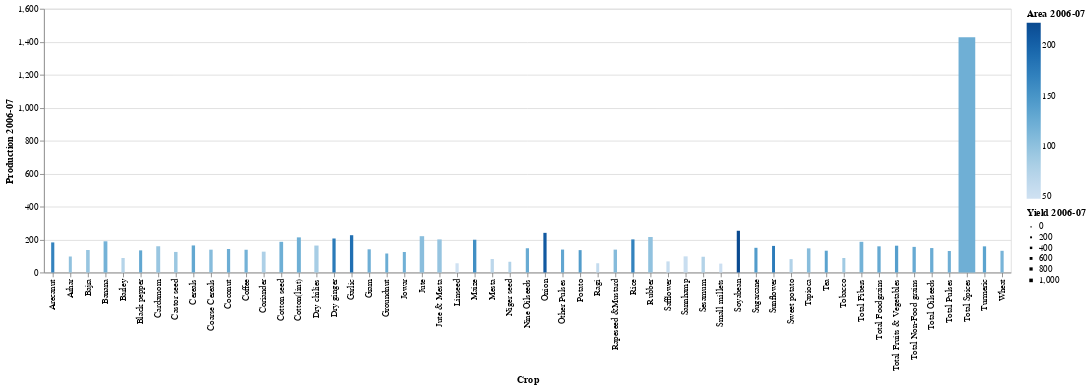

The notebook cell saved with this chart:
### Code cell
# Graphical views

alt.Chart(data_file2).mark_bar().encode(
    x='Crop             ',
    y='Production 2006-07',
    color='Area 2006-07',
    size='Yield 2006-07'
)

### Figure 1 — Vega-Lite specification as saved in the notebook (floating-point values rounded to 4 significant figures)
{"config": {"view": {"continuousWidth": 400, "continuousHeight": 300}}, "data": {"name": "data-631509c6b39f9a61accba77c3a597455"}, "mark": "bar", "encoding": {"color": {"field": "Area 2006-07", "type": "quantitative"}, "size": {"field": "Yield 2006-07", "type": "quantitative"}, "x": {"field": "Crop             ", "type": "nominal"}, "y": {"field": "Production 2006-07", "type": "quantitative"}}, "$schema": "https://vega.github.io/schema/vega-lite/v4.17.0.json", "datasets": {"data-631509c6b39f9a61accba77c3a597455": [{"Crop             ": "Total Foodgrains", "Production 2006-07": 158.8, "Production 2007-08": 168.6, "Production 2008-09": 171.3, "Production 2009-10": 159.4, "Production 2010-11": 178.9, "Area 2006-07": 128.5, "Area 2007-08": 128.8, "Area 2008-09": 127.6, "Area 2009-10": 126.0, "Area 2010-11": 131.7, "Yield 2006-07": 123.6, "Yield 2007-08": 130.9, "Yield 2008-09": 134.3, "Yield 2009-10": 126.5, "Yield 2010-11": 135.9}, {"Crop             ": "Rice", "Production 2006-07": 200.8, "Production 2007-08": 207.9, "Production 2008-09": 213.3, "Production 2009-10": 191.6, "Production 2010-11": 206.4, "Area 2006-07": 168.5, "Area 2007-08": 168.9, "Area 2008-09": 175.1, "Area 2009-10": 161.2, "Area 2010-11": 164.8, "Yield 2006-07": 119.2, "Yield 2007-08": 123.1, "Yield 2008-09": 121.8, "Yield 2009-10": 118.9, "Yield 2010-11": 125.2}, {"Crop             ": "Wheat", "Production 2006-07": 131.6, "Production 2007-08": 136.4, "Production 2008-09": 140.1, "Production 2009-10": 140.3, "Production 2010-11": 150.8, "Area 2006-07": 115.0, "Area 2007-08": 115.2, "Area 2008-09": 114.0, "Area 2009-10": 116.9, "Area 2010-11": 119.5, "Yield 2006-07": 114.4, "Yield 2007-08": 118.4, "Yield 2008-09": 122.8, "Yield 2009-10": 120.0, "Yield 2010-11": 126.3}, {"Crop             ": "Jowar", "Production 2006-07": 124.3, "Production 2007-08": 137.8, "Production 2008-09": 126.0, "Production 2009-10": 116.5, "Production 2010-11": 121.8, "Area 2006-07": 120.7, "Area 2007-08": 110.6, "Area 2008-09": 107.3, "Area 2009-10": 111.0, "Area 2010-11": 105.2, "Yield 2006-07": 103.0, "Yield 2007-08": 124.6, "Yield 2008-09": 117.4, "Yield 2009-10": 105.0, "Yield 2010-11": 115.8}, {"Crop             ": "Bajra", "Production 2006-07": 136.4, "Production 2007-08": 161.5, "Production 2008-09": 143.9, "Production 2009-10": 105.4, "Production 2010-11": 167.9, "Area 2006-07": 94.5, "Area 2007-08": 95.1, "Area 2008-09": 87.0, "Area 2009-10": 88.5, "Area 2010-11": 95.6, "Yield 2006-07": 144.3, "Yield 2007-08": 169.7, "Yield 2008-09": 165.4, "Yield 2009-10": 119.0, "Yield 2010-11": 175.8}, {"Crop             ": "Maize", "Production 2006-07": 198.8, "Production 2007-08": 249.6, "Production 2008-09": 259.8, "Production 2009-10": 220.1, "Production 2010-11": 286.0, "Area 2006-07": 156.1, "Area 2007-08": 160.5, "Area 2008-09": 161.6, "Area 2009-10": 163.4, "Area 2010-11": 169.1, "Yield 2006-07": 127.3, "Yield 2007-08": 155.5, "Yield 2008-09": 160.7, "Yield 2009-10": 134.7, "Yield 2010-11": 169.1}, {"Crop             ": "Ragi", "Production 2006-07": 56.1, "Production 2007-08": 83.6, "Production 2008-09": 79.3, "Production 2009-10": 73.4, "Production 2010-11": 85.2, "Area 2006-07": 60.2, "Area 2007-08": 70.9, "Area 2008-09": 70.6, "Area 2009-10": 64.8, "Area 2010-11": 65.8, "Yield 2006-07": 93.2, "Yield 2007-08": 117.9, "Yield 2008-09": 112.2, "Yield 2009-10": 113.2, "Yield 2010-11": 129.6}, {"Crop             ": "Small millets", "Production 2006-07": 53.9, "Production 2007-08": 61.9, "Production 2008-09": 50.0, "Production 2009-10": 42.9, "Production 2010-11": 82.0, "Area 2006-07": 50.9, "Area 2007-08": 52.3, "Area 2008-09": 45.6, "Area 2009-10": 41.8, "Area 2010-11": 45.0, "Yield 2006-07": 106.0, "Yield 2007-08": 118.3, "Yield 2008-09": 109.7, "Yield 2009-10": 102.7, "Yield 2010-11": 182.4}, {"Crop             ": "Barley", "Production 2006-07": 88.1, "Production 2007-08": 79.3, "Production 2008-09": 112.0, "Production 2009-10": 89.9, "Production 2010-11": 110.3, "Area 2006-07": 72.8, "Area 2007-08": 67.9, "Area 2008-09": 79.5, "Area 2009-10": 70.2, "Area 2010-11": 79.4, "Yield 2006-07": 121.0, "Yield 2007-08": 116.9, "Yield 2008-09": 141.0, "Yield 2009-10": 127.9, "Yield 2010-11": 138.9}, {"Crop             ": "Coarse Cereals", "Production 2006-07": 138.5, "Production 2007-08": 166.4, "Production 2008-09": 163.5, "Production 2009-10": 137.0, "Production 2010-11": 178.4, "Area 2006-07": 106.4, "Area 2007-08": 105.6, "Area 2008-09": 101.8, "Area 2009-10": 102.6, "Area 2010-11": 105.4, "Yield 2006-07": 130.1, "Yield 2007-08": 157.6, "Yield 2008-09": 160.7, "Yield 2009-10": 133.5, "Yield 2010-11": 169.2}, {"Crop             ": "Cereals", "Production 2006-07": 164.1, "Production 2007-08": 174.6, "Production 2008-09": 177.7, "Production 2009-10": 164.4, "Production 2010-11": 183.1, "Area 2006-07": 130.0, "Area 2007-08": 129.9, "Area 2008-09": 130.3, "Area 2009-10": 126.8, "Area 2010-11": 129.8, "Yield 2006-07": 126.3, "Yield 2007-08": 134.4, "Yield 2008-09": 136.4, "Yield 2009-10": 129.7, "Yield 2010-11": 141.1}, {"Crop             ": "Gram", "Production 2006-07": 140.6, "Production 2007-08": 127.6, "Production 2008-09": 156.5, "Production 2009-10": 165.9, "Production 2010-11": 182.5, "Area 2006-07": 122.3, "Area 2007-08": 123.1, "Area 2008-09": 128.8, "Area 2009-10": 133.3, "Area 2010-11": 149.9, "Yield 2006-07": 115.0, "Yield 2007-08": 103.7, "Yield 2008-09": 121.7, "Yield 2009-10": 124.5, "Yield 2010-11": 121.7}, {"Crop             ": "Arhar", "Production 2006-07": 97.0, "Production 2007-08": 128.9, "Production 2008-09": 94.9, "Production 2009-10": 103.3, "Production 2010-11": 119.9, "Area 2006-07": 99.7, "Area 2007-08": 104.3, "Area 2008-09": 94.5, "Area 2009-10": 97.0, "Area 2010-11": 122.2, "Yield 2006-07": 97.3, "Yield 2007-08": 123.6, "Yield 2008-09": 100.4, "Yield 2009-10": 106.5, "Yield 2010-11": 98.1}, {"Crop             ": "Other Pulses", "Production 2006-07": 139.1, "Production 2007-08": 148.9, "Production 2008-09": 131.4, "Production 2009-10": 118.4, "Production 2010-11": 179.5, "Area 2006-07": 131.3, "Area 2007-08": 133.8, "Area 2008-09": 117.1, "Area 2009-10": 126.1, "Area 2010-11": 139.1, "Yield 2006-07": 105.9, "Yield 2007-08": 111.3, "Yield 2008-09": 112.2, "Yield 2009-10": 93.9, "Yield 2010-11": 129.0}, {"Crop             ": "Total Pulses", "Production 2006-07": 130.3, "Production 2007-08": 135.4, "Production 2008-09": 133.7, "Production 2009-10": 134.5, "Production 2010-11": 167.4, "Area 2006-07": 122.1, "Area 2007-08": 124.4, "Area 2008-09": 116.3, "Area 2009-10": 122.6, "Area 2010-11": 139.0, "Yield 2006-07": 106.7, "Yield 2007-08": 108.8, "Yield 2008-09": 114.9, "Yield 2009-10": 109.7, "Yield 2010-11": 120.4}, {"Crop             ": "Total Non-Food grains ", "Production 2006-07": 155.4, "Production 2007-08": 156.8, "Production 2008-09": 141.2, "Production 2009-10": 143.2, "Production 2010-11": 168.4, "Area 2006-07": 126.6, "Area 2007-08": 128.6, "Area 2008-09": 131.5, "Area 2009-10": 126.7, "Area 2010-11": 136.5, "Yield 2006-07": 122.8, "Yield 2007-08": 122.0, "Yield 2008-09": 107.4, "Yield 2009-10": 113.1, "Yield 2010-11": 123.4}, {"Crop             ": "Total Oilseeds", "Production 2006-07": 148.2, "Production 2007-08": 150.9, "Production 2008-09": 140.8, "Production 2009-10": 135.9, "Production 2010-11": 169.0, "Area 2006-07": 124.8, "Area 2007-08": 126.2, "Area 2008-09": 129.0, "Area 2009-10": 126.1, "Area 2010-11": 134.0, "Yield 2006-07": 118.7, "Yield 2007-08": 119.6, "Yield 2008-09": 109.1, "Yield 2009-10": 107.8, "Yield 2010-11": 126.1}, {"Crop             ": "Groundnut", "Production 2006-07": 115.2, "Production 2007-08": 217.5, "Production 2008-09": 169.8, "Production 2009-10": 128.6, "Production 2010-11": 195.7, "Area 2006-07": 124.1, "Area 2007-08": 139.1, "Area 2008-09": 136.3, "Area 2009-10": 121.1, "Area 2010-11": 129.5, "Yield 2006-07": 92.8, "Yield 2007-08": 156.3, "Yield 2008-09": 124.6, "Yield 2009-10": 106.2, "Yield 2010-11": 151.2}, {"Crop             ": "Sesamum", "Production 2006-07": 95.5, "Production 2007-08": 116.8, "Production 2008-09": 98.8, "Production 2009-10": 90.8, "Production 2010-11": 137.9, "Area 2006-07": 74.2, "Area 2007-08": 78.4, "Area 2008-09": 78.8, "Area 2009-10": 84.6, "Area 2010-11": 90.7, "Yield 2006-07": 128.7, "Yield 2007-08": 149.1, "Yield 2008-09": 125.4, "Yield 2009-10": 107.4, "Yield 2010-11": 151.9}, {"Crop             ": "Rapeseed &Mustard", "Production 2006-07": 138.7, "Production 2007-08": 108.8, "Production 2008-09": 134.3, "Production 2009-10": 123.2, "Production 2010-11": 152.5, "Area 2006-07": 107.0, "Area 2007-08": 91.8, "Area 2008-09": 99.3, "Area 2009-10": 88.1, "Area 2010-11": 108.8, "Yield 2006-07": 129.6, "Yield 2007-08": 118.5, "Yield 2008-09": 135.2, "Yield 2009-10": 139.9, "Yield 2010-11": 140.2}, {"Crop             ": "Linseed", "Production 2006-07": 55.9, "Production 2007-08": 54.4, "Production 2008-09": 56.4, "Production 2009-10": 51.2, "Production 2010-11": 48.8, "Area 2006-07": 47.9, "Area 2007-08": 51.3, "Area 2008-09": 44.8, "Area 2009-10": 37.5, "Area 2010-11": 39.4, "Yield 2006-07": 116.8, "Yield 2007-08": 106.1, "Yield 2008-09": 126.0, "Yield 2009-10": 136.5, "Yield 2010-11": 123.9}, {"Crop             ": "Castor seed", "Production 2006-07": 124.7, "Production 2007-08": 172.3, "Production 2008-09": 191.6, "Production 2009-10": 165.0, "Production 2010-11": 220.9, "Area 2006-07": 91.7, "Area 2007-08": 114.8, "Area 2008-09": 126.4, "Area 2009-10": 107.2, "Area 2010-11": 128.5, "Yield 2006-07": 136.0, "Yield 2007-08": 150.1, "Yield 2008-09": 151.5, "Yield 2009-10": 153.9, "Yield 2010-11": 171.9}, {"Crop             ": "Safflower", "Production 2006-07": 67.3, "Production 2007-08": 62.8, "Production 2008-09": 53.0, "Production 2009-10": 50.1, "Production 2010-11": 42.1, "Area 2006-07": 55.8, "Area 2007-08": 47.4, "Area 2008-09": 43.6, "Area 2009-10": 42.6, "Area 2010-11": 36.1, "Yield 2006-07": 120.6, "Yield 2007-08": 132.6, "Yield 2008-09": 121.5, "Yield 2009-10": 117.5, "Yield 2010-11": 116.7}, {"Crop             ": "Niger seed", "Production 2006-07": 65.1, "Production 2007-08": 59.0, "Production 2008-09": 63.0, "Production 2009-10": 53.8, "Production 2010-11": 58.0, "Area 2006-07": 75.7, "Area 2007-08": 65.8, "Area 2008-09": 63.5, "Area 2009-10": 60.6, "Area 2010-11": 59.9, "Yield 2006-07": 86.0, "Yield 2007-08": 89.6, "Yield 2008-09": 99.2, "Yield 2009-10": 88.8, "Yield 2010-11": 96.9}, {"Crop             ": "Sunflower", "Production 2006-07": 161.3, "Production 2007-08": 192.3, "Production 2008-09": 152.2, "Production 2009-10": 111.8, "Production 2010-11": 85.6, "Area 2006-07": 175.0, "Area 2007-08": 154.5, "Area 2008-09": 146.5, "Area 2009-10": 119.3, "Area 2010-11": 75.1, "Yield 2006-07": 92.2, "Yield 2007-08": 124.5, "Yield 2008-09": 103.9, "Yield 2009-10": 93.7, "Yield 2010-11": 114.0}, {"Crop             ": "Soyabean", "Production 2006-07": 253.2, "Production 2007-08": 313.8, "Production 2008-09": 283.4, "Production 2009-10": 285.1, "Production 2010-11": 364.4, "Area 2006-07": 222.7, "Area 2007-08": 237.5, "Area 2008-09": 254.5, "Area 2009-10": 260.3, "Area 2010-11": 256.8, "Yield 2006-07": 113.7, "Yield 2007-08": 132.1, "Yield 2008-09": 111.4, "Yield 2009-10": 109.5, "Yield 2010-11": 141.9}, {"Crop             ": "Nine Oilseeds", "Production 2006-07": 147.1, "Production 2007-08": 180.2, "Production 2008-09": 167.9, "Production 2009-10": 150.7, "Production 2010-11": 196.7, "Area 2006-07": 126.1, "Area 2007-08": 126.9, "Area 2008-09": 131.0, "Area 2009-10": 123.4, "Area 2010-11": 129.4, "Yield 2006-07": 116.7, "Yield 2007-08": 142.0, "Yield 2008-09": 128.1, "Yield 2009-10": 122.1, "Yield 2010-11": 152.0}, {"Crop             ": "Coconut", "Production 2006-07": 142.7, "Production 2007-08": 91.4, "Production 2008-09": 91.4, "Production 2009-10": 97.5, "Production 2010-11": 97.7, "Area 2006-07": 123.5, "Area 2007-08": 121.4, "Area 2008-09": 121.4, "Area 2009-10": 120.9, "Area 2010-11": 120.9, "Yield 2006-07": 115.5, "Yield 2007-08": 75.3, "Yield 2008-09": 75.3, "Yield 2009-10": 80.7, "Yield 2010-11": 80.8}, {"Crop             ": "Cotton seed", "Production 2006-07": 186.1, "Production 2007-08": 212.8, "Production 2008-09": 183.2, "Production 2009-10": 197.5, "Production 2010-11": 271.3, "Area 2006-07": 121.7, "Area 2007-08": 125.3, "Area 2008-09": 125.2, "Area 2009-10": 134.8, "Area 2010-11": 149.5, "Yield 2006-07": 152.9, "Yield 2007-08": 169.9, "Yield 2008-09": 146.3, "Yield 2009-10": 146.5, "Yield 2010-11": 181.5}, {"Crop             ": "Total Fibers", "Production 2006-07": 186.1, "Production 2007-08": 203.5, "Production 2008-09": 179.1, "Production 2009-10": 196.6, "Production 2010-11": 239.3, "Area 2006-07": 118.3, "Area 2007-08": 121.7, "Area 2008-09": 120.9, "Area 2009-10": 129.4, "Area 2010-11": 141.9, "Yield 2006-07": 157.3, "Yield 2007-08": 167.2, "Yield 2008-09": 148.2, "Yield 2009-10": 152.0, "Yield 2010-11": 168.6}, {"Crop             ": "Cotton(lint)", "Production 2006-07": 213.1, "Production 2007-08": 243.8, "Production 2008-09": 209.8, "Production 2009-10": 226.2, "Production 2010-11": 310.8, "Area 2006-07": 121.7, "Area 2007-08": 125.3, "Area 2008-09": 125.2, "Area 2009-10": 134.8, "Area 2010-11": 149.5, "Yield 2006-07": 175.2, "Yield 2007-08": 194.6, "Yield 2008-09": 167.6, "Yield 2009-10": 167.8, "Yield 2010-11": 207.9}, {"Crop             ": "Jute", "Production 2006-07": 220.3, "Production 2007-08": 218.3, "Production 2008-09": 205.8, "Production 2009-10": 239.8, "Production 2010-11": 213.8, "Area 2006-07": 103.6, "Area 2007-08": 106.4, "Area 2008-09": 102.6, "Area 2009-10": 106.0, "Area 2010-11": 101.1, "Yield 2006-07": 212.7, "Yield 2007-08": 205.2, "Yield 2008-09": 200.5, "Yield 2009-10": 226.3, "Yield 2010-11": 211.5}, {"Crop             ": "Mesta", "Production 2006-07": 81.7, "Production 2007-08": 84.6, "Production 2008-09": 62.4, "Production 2009-10": 50.1, "Production 2010-11": 52.2, "Area 2006-07": 67.2, "Area 2007-08": 69.1, "Area 2008-09": 54.5, "Area 2009-10": 44.5, "Area 2010-11": 46.6, "Yield 2006-07": 121.6, "Yield 2007-08": 122.5, "Yield 2008-09": 114.6, "Yield 2009-10": 112.7, "Yield 2010-11": 112.0}, {"Crop             ": "Jute & Mesta", "Production 2006-07": 200.7, "Production 2007-08": 199.6, "Production 2008-09": 184.5, "Production 2009-10": 210.4, "Production 2010-11": 189.1, "Area 2006-07": 95.7, "Area 2007-08": 98.3, "Area 2008-09": 92.2, "Area 2009-10": 92.7, "Area 2010-11": 89.3, "Yield 2006-07": 209.7, "Yield 2007-08": 203.0, "Yield 2008-09": 200.1, "Yield 2009-10": 227.0, "Yield 2010-11": 211.8}, {"Crop             ": "Sannhamp ", "Production 2006-07": 97.9, "Production 2007-08": 93.0, "Production 2008-09": 87.8, "Production 2009-10": 69.0, "Production 2010-11": 109.9, "Area 2006-07": 54.2, "Area 2007-08": 51.4, "Area 2008-09": 45.0, "Area 2009-10": 45.0, "Area 2010-11": 47.6, "Yield 2006-07": 180.7, "Yield 2007-08": 182.7, "Yield 2008-09": 195.2, "Yield 2009-10": 179.4, "Yield 2010-11": 230.9}, {"Crop             ": "Tea ", "Production 2006-07": 132.2, "Production 2007-08": 132.8, "Production 2008-09": 132.0, "Production 2009-10": 132.0, "Production 2010-11": 132.0, "Area 2006-07": 135.3, "Area 2007-08": 137.8, "Area 2008-09": 137.8, "Area 2009-10": 137.8, "Area 2010-11": 137.8, "Yield 2006-07": 97.7, "Yield 2007-08": 96.3, "Yield 2008-09": 95.8, "Yield 2009-10": 95.8, "Yield 2010-11": 95.8}, {"Crop             ": "Coffee ", "Production 2006-07": 138.0, "Production 2007-08": 139.8, "Production 2008-09": 139.9, "Production 2009-10": 154.5, "Production 2010-11": 161.1, "Area 2006-07": 117.9, "Area 2007-08": 119.8, "Area 2008-09": 121.9, "Area 2009-10": 123.7, "Area 2010-11": 125.4, "Yield 2006-07": 117.0, "Yield 2007-08": 116.7, "Yield 2008-09": 114.8, "Yield 2009-10": 125.0, "Yield 2010-11": 128.5}, {"Crop             ": "Rubber ", "Production 2006-07": 215.5, "Production 2007-08": 208.6, "Production 2008-09": 216.5, "Production 2009-10": 210.1, "Production 2010-11": 210.1, "Area 2006-07": 98.6, "Area 2007-08": 138.1, "Area 2008-09": 143.8, "Area 2009-10": 149.2, "Area 2010-11": 149.2, "Yield 2006-07": 218.5, "Yield 2007-08": 151.1, "Yield 2008-09": 151.9, "Yield 2009-10": 140.9, "Yield 2010-11": 140.9}, {"Crop             ": "Total Spices", "Production 2006-07": 1428.0, "Production 2007-08": 1572.0, "Production 2008-09": 1463.0, "Production 2009-10": 1430.0, "Production 2010-11": 1791.0, "Area 2006-07": 121.3, "Area 2007-08": 125.9, "Area 2008-09": 126.5, "Area 2009-10": 122.0, "Area 2010-11": 136.6, "Yield 2006-07": 1177.0, "Yield 2007-08": 1248.0, "Yield 2008-09": 1157.0, "Yield 2009-10": 1172.0, "Yield 2010-11": 1311.0}, {"Crop             ": "Black pepper", "Production 2006-07": 134.2, "Production 2007-08": 91.5, "Production 2008-09": 92.2, "Production 2009-10": 99.2, "Production 2010-11": 101.1, "Area 2006-07": 130.8, "Area 2007-08": 104.7, "Area 2008-09": 126.9, "Area 2009-10": 104.2, "Area 2010-11": 97.8, "Yield 2006-07": 102.6, "Yield 2007-08": 87.4, "Yield 2008-09": 72.7, "Yield 2009-10": 95.2, "Yield 2010-11": 103.4}, {"Crop             ": "Dry chilies ", "Production 2006-07": 163.5, "Production 2007-08": 170.8, "Production 2008-09": 167.1, "Production 2009-10": 158.3, "Production 2010-11": 160.9, "Area 2006-07": 83.6, "Area 2007-08": 88.3, "Area 2008-09": 85.4, "Area 2009-10": 84.0, "Area 2010-11": 86.8, "Yield 2006-07": 195.5, "Yield 2007-08": 193.4, "Yield 2008-09": 195.8, "Yield 2009-10": 188.4, "Yield 2010-11": 185.5}, {"Crop             ": "Dry ginger ", "Production 2006-07": 206.3, "Production 2007-08": 200.6, "Production 2008-09": 199.3, "Production 2009-10": 202.0, "Production 2010-11": 368.1, "Area 2006-07": 176.2, "Area 2007-08": 172.9, "Area 2008-09": 180.4, "Area 2009-10": 179.4, "Area 2010-11": 247.4, "Yield 2006-07": 117.1, "Yield 2007-08": 116.0, "Yield 2008-09": 110.5, "Yield 2009-10": 112.6, "Yield 2010-11": 148.8}, {"Crop             ": "Turmeric ", "Production 2006-07": 158.6, "Production 2007-08": 160.1, "Production 2008-09": 165.5, "Production 2009-10": 159.8, "Production 2010-11": 200.2, "Area 2006-07": 134.3, "Area 2007-08": 131.9, "Area 2008-09": 136.2, "Area 2009-10": 136.2, "Area 2010-11": 146.7, "Yield 2006-07": 118.1, "Yield 2007-08": 121.4, "Yield 2008-09": 121.5, "Yield 2009-10": 117.4, "Yield 2010-11": 136.4}, {"Crop             ": "Arecanut  ", "Production 2006-07": 182.5, "Production 2007-08": 184.3, "Production 2008-09": 185.5, "Production 2009-10": 184.3, "Production 2010-11": 184.3, "Area 2006-07": 167.7, "Area 2007-08": 169.5, "Area 2008-09": 169.7, "Area 2009-10": 175.4, "Area 2010-11": 175.4, "Yield 2006-07": 108.8, "Yield 2007-08": 108.7, "Yield 2008-09": 109.3, "Yield 2009-10": 105.1, "Yield 2010-11": 105.1}, {"Crop             ": "Cardamom ", "Production 2006-07": 159.2, "Production 2007-08": 135.8, "Production 2008-09": 157.1, "Production 2009-10": 159.2, "Production 2010-11": 162.2, "Area 2006-07": 93.4, "Area 2007-08": 77.8, "Area 2008-09": 87.5, "Area 2009-10": 85.8, "Area 2010-11": 82.7, "Yield 2006-07": 170.5, "Yield 2007-08": 174.7, "Yield 2008-09": 179.6, "Yield 2009-10": 185.6, "Yield 2010-11": 196.1}, {"Crop             ": "Coriander", "Production 2006-07": 126.4, "Production 2007-08": 167.9, "Production 2008-09": 131.3, "Production 2009-10": 128.5, "Production 2010-11": 261.3, "Area 2006-07": 79.1, "Area 2007-08": 94.8, "Area 2008-09": 97.9, "Area 2009-10": 88.8, "Area 2010-11": 130.7, "Yield 2006-07": 159.8, "Yield 2007-08": 177.2, "Yield 2008-09": 134.1, "Yield 2009-10": 144.7, "Yield 2010-11": 199.9}, {"Crop             ": "Garlic  ", "Production 2006-07": 226.2, "Production 2007-08": 311.3, "Production 2008-09": 242.1, "Production 2009-10": 243.0, "Production 2010-11": 308.2, "Area 2006-07": 187.6, "Area 2007-08": 241.6, "Area 2008-09": 195.8, "Area 2009-10": 194.4, "Area 2010-11": 236.8, "Yield 2006-07": 120.6, "Yield 2007-08": 128.8, "Yield 2008-09": 123.6, "Yield 2009-10": 125.0, "Yield 2010-11": 130.1}, {"Crop             ": "Total Fruits & Vegetables", "Production 2006-07": 162.6, "Production 2007-08": 184.9, "Production 2008-09": 241.9, "Production 2009-10": 240.3, "Production 2010-11": 274.5, "Area 2006-07": 139.3, "Area 2007-08": 145.0, "Area 2008-09": 173.8, "Area 2009-10": 170.9, "Area 2010-11": 188.3, "Yield 2006-07": 116.7, "Yield 2007-08": 127.5, "Yield 2008-09": 139.2, "Yield 2009-10": 140.6, "Yield 2010-11": 145.7}, {"Crop             ": "Potato", "Production 2006-07": 135.7, "Production 2007-08": 174.2, "Production 2008-09": 210.5, "Production 2009-10": 223.8, "Production 2010-11": 259.1, "Area 2006-07": 142.2, "Area 2007-08": 148.8, "Area 2008-09": 175.1, "Area 2009-10": 175.8, "Area 2010-11": 178.4, "Yield 2006-07": 95.5, "Yield 2007-08": 117.1, "Yield 2008-09": 120.2, "Yield 2009-10": 127.4, "Yield 2010-11": 145.2}, {"Crop             ": "Tapioca", "Production 2006-07": 146.4, "Production 2007-08": 151.5, "Production 2008-09": 167.1, "Production 2009-10": 140.0, "Production 2010-11": 140.3, "Area 2006-07": 105.1, "Area 2007-08": 103.9, "Area 2008-09": 114.8, "Area 2009-10": 95.1, "Area 2010-11": 90.6, "Yield 2006-07": 139.2, "Yield 2007-08": 145.7, "Yield 2008-09": 145.6, "Yield 2009-10": 147.1, "Yield 2010-11": 154.8}, {"Crop             ": "Sweet potato  ", "Production 2006-07": 81.1, "Production 2007-08": 79.3, "Production 2008-09": 94.2, "Production 2009-10": 92.1, "Production 2010-11": 88.1, "Area 2006-07": 75.8, "Area 2007-08": 75.4, "Area 2008-09": 88.4, "Area 2009-10": 84.6, "Area 2010-11": 80.4, "Yield 2006-07": 106.9, "Yield 2007-08": 105.2, "Yield 2008-09": 106.6, "Yield 2009-10": 108.8, "Yield 2010-11": 109.6}, {"Crop             ": "Onion", "Production 2006-07": 240.5, "Production 2007-08": 247.3, "Production 2008-09": 367.1, "Production 2009-10": 329.1, "Production 2010-11": 409.1, "Area 2006-07": 207.7, "Area 2007-08": 208.4, "Area 2008-09": 246.8, "Area 2009-10": 223.6, "Area 2010-11": 314.7, "Yield 2006-07": 115.8, "Yield 2007-08": 118.7, "Yield 2008-09": 148.8, "Yield 2009-10": 147.1, "Yield 2010-11": 130.0}, {"Crop             ": "Banana  ", "Production 2006-07": 189.3, "Production 2007-08": 201.1, "Production 2008-09": 298.8, "Production 2009-10": 301.7, "Production 2010-11": 339.4, "Area 2006-07": 117.6, "Area 2007-08": 131.2, "Area 2008-09": 174.8, "Area 2009-10": 189.8, "Area 2010-11": 204.6, "Yield 2006-07": 161.0, "Yield 2007-08": 153.3, "Yield 2008-09": 171.0, "Yield 2009-10": 159.0, "Yield 2010-11": 165.9}, {"Crop             ": "Sugarcane", "Production 2006-07": 149.8, "Production 2007-08": 146.7, "Production 2008-09": 120.1, "Production 2009-10": 123.2, "Production 2010-11": 144.3, "Area 2006-07": 142.6, "Area 2007-08": 140.0, "Area 2008-09": 122.2, "Area 2009-10": 115.6, "Area 2010-11": 135.2, "Yield 2006-07": 105.1, "Yield 2007-08": 104.8, "Yield 2008-09": 98.3, "Yield 2009-10": 106.6, "Yield 2010-11": 106.7}, {"Crop             ": "Tobacco", "Production 2006-07": 88.1, "Production 2007-08": 83.6, "Production 2008-09": 96.4, "Production 2009-10": 105.3, "Production 2010-11": 140.9, "Area 2006-07": 88.8, "Area 2007-08": 83.9, "Area 2008-09": 94.2, "Area 2009-10": 107.1, "Area 2010-11": 118.8, "Yield 2006-07": 99.1, "Yield 2007-08": 88.3, "Yield 2008-09": 102.4, "Yield 2009-10": 109.6, "Yield 2010-11": 118.6}]}}
